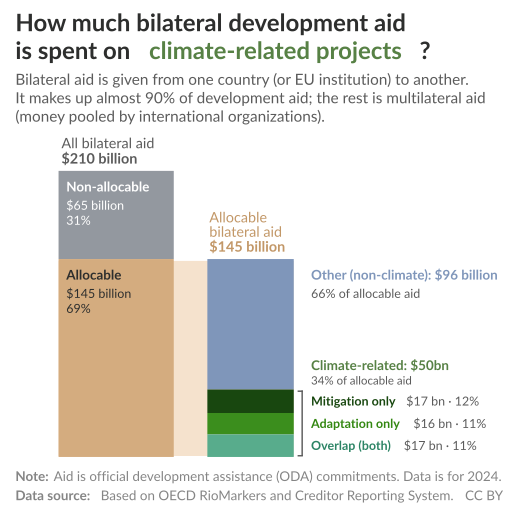

This chart was generated by the following Python code:
"""How much bilateral development aid is spent on climate-related projects?

Static chart for the article "How much development aid is spent on climate change?" (filename
`climate-related-bilateral-oda.png`). It shows DAC members' bilateral ODA commitments in the latest year as two
bars:

1. all bilateral aid, split into non-allocable aid (outside the scope of the Rio markers) and allocable aid;
2. allocable aid, split into non-climate aid and climate-related aid (mitigation only, adaptation only, both),
   with a bracket and a label for climate-related aid.

A data update of the 2024 frame drawn by hand in Figma (Charts (2026) file `s6Sv60bakebRRW2TxsMQbF`, page
"20261015 How much development aid is spent on climate-related projects? 2024 data (Hannah)", frame `29154:6`,
540 x 540). The design is unchanged, so this step reproduces that frame: its size, its slot positions, its type
sizes and its colors are copied from it (read with `use_figma`). Positions below are in frame px, y measured from
the top.

Data: table `climate_related_oda_by_donor` of `garden/oecd/2026-10-07/climate_related_official_development_assistance`,
entity "DAC members", latest year: total bilateral ODA (CRS), bilateral allocable ODA (RioMarkers) and climate-related
ODA split into mitigation only, adaptation only and both. The European Investment Bank is left out of all of them
(see the garden step).

Layout rules, all derived from the data:
- The left bar always spans y = 178 to 476 (298 px) for all bilateral aid, so the scale is 298 px over its total. The
  right bar uses the same scale and ends at 476.
- Labels inside a bar sit 8 px (name) and 28 px (values) below its top, at x = 69 (left bar) or 324 (right of the
  right bar). The heading above the right bar sits 51.07 px (name) and 22.07 px (value) above it.
- The climate segment labels are centered on their segments; the "Climate-related" label sits 33.68 px (name) and
  16.68 px (share) above the top of the climate segments, beside a bracket spanning them.

This step's PNG is a preview in Arial, which sets wider than the frame's Lato: there the "Data source" row touches
"CC BY", while in the frame it clears it by 18 px. The line-fit checks use Lato's widths.

Figma handoff
-------------
The frame is NOT an import of this step's SVG. It is a copy of the previous frame, with its numbers, texts and
positions set from this step's layout, which keeps every style binding of the hand-drawn original.

Where: Charts (2026) file `s6Sv60bakebRRW2TxsMQbF`, page "20261015 How much development aid is spent on
climate-related projects? 2024 data (Hannah)" (`29154:5`). Frames, left to right: the 2023 version (`29155:5`,
crossed out), the first 2024 version (`29154:6`, EIB included) and the current one (`29664:5`, EIB excluded), all
named `climate-related-bilateral-oda` (the exported filename). Leave older frames untouched.

To update it:
1. Duplicate the rightmost frame and place it 191 px to the right of it (`clone()`, then x = old x + 540 + 191).
2. Run this step and take the values it logs. With scale = 298 / total bilateral aid:
   allocable top = 178 + non-allocable x scale; climate top = allocable top + non-climate x scale; each climate
   segment's height = its value x scale (mitigation, then adaptation, then overlap; the last one ends at 476).
3. Set, by node name: "bar: Non-allocable" (y 178 to allocable top), "bar: Allocable" and "bar: Other
   (non-climate)" (from allocable top), "Rectangle 1" (the band: allocable top + 1.93 to 475), the three climate
   bars, "bracket: line" (climate top + 1 to 475) and "bracket: top tick" (y = climate top + 1); "bracket: bottom
   tick" stays at y 474.
4. Texts (load each node's fonts first; set `characters` only on single-style nodes):
   - "head: All bilateral aid value", "head: Allocable value" (y = allocable top - 22.07), "head: Bilateral
     allocable ODA" (y = allocable top - 51.07), "lbl: Non-allocable value", "lbl: Allocable" and "lbl: Other
     (non-climate)" (y = allocable top + 8), "lbl: Allocable value" and "lbl: Other value" (y = allocable top + 28),
     "lbl: Climate-related" (y = climate top - 33.68) and "lbl: Climate-related share" (y = climate top - 16.68).
   - The three climate segment labels mix a bold colored name with a regular value: edit the value with
     `deleteCharacters`/`insertCharacters` so both runs keep their styles, and center each on its segment
     (y = segment middle - 8).
   - Subtitle (in "Frame 36"): SUBTITLE_LINES joined with "\\n". Note: edit only the year, with
     `insertCharacters`, to keep "Note:" bold. The title and the "Data source" row do not change.
5. Check the frame against this step's PNG: the subtitle must stay at 3 lines (57 px tall), and the Note at one.

Styles in the frame, by name (keys in brackets): background "Website/Background/White"; title "Instagram/Title"
(Playfair Display SemiBold 25/29, "climate-related projects" in #578145); subtitle "Instagram/Subtitle" (Lato 16);
footer "Instagram/Source" (Lato 14/16, labels in bold); bar fills: mitigation "Default Palette/Dark Olive Green",
adaptation "Default Palette/Lime", overlap "Default Palette/Light Teal"; segment names "Default Palette/Dark Olive
Green", "Line and Slope Charts/Lime" and "Line and Slope Charts/Light Teal"; "Climate-related" label "Default
Palette/Olive Green"; values and bracket "Text/Gray 80". The other fills (#93989f, #d4ac7f, #f5e2cd, #c29767,
#7f96ba) are not bound to styles.
"""

import logging
from pathlib import Path

import matplotlib
import matplotlib.pyplot as plt
from matplotlib.font_manager import FontProperties, findfont
from matplotlib.patches import Rectangle
from matplotlib.textpath import TextPath

from etl.helpers import PathFinder
from etl.viz.static import apply_svg_rcparams, export_frame

paths = PathFinder(__file__)
apply_svg_rcparams()

# Fonts: emit Lato (what the frame uses) and measure/draw with what is installed. See
# `.claude/skills/create-static-viz/reference/WRITING-THE-STEP.md`.
EMITTED_FONT_STACK = ["Lato", "Arial", "Helvetica", "Liberation Sans", "sans-serif"]
MEASURED_FONT_STACK = ["Arial", "Helvetica", "Liberation Sans", "DejaVu Sans", "sans-serif"]
matplotlib.rcParams["font.family"] = "sans-serif"
matplotlib.rcParams["font.sans-serif"] = EMITTED_FONT_STACK
_OPTIONAL_FACES = tuple({*EMITTED_FONT_STACK, *MEASURED_FONT_STACK})
logging.getLogger("matplotlib.font_manager").addFilter(
    lambda record: (
        "Falling back" in record.getMessage()
        or not any(f"Font family '{face}' not found" in record.getMessage() for face in _OPTIONAL_FACES)
    )
)
_DRAWN_FACE = findfont(FontProperties(family=EMITTED_FONT_STACK))
_MEASURED_FACE = findfont(FontProperties(family=MEASURED_FONT_STACK))
assert _DRAWN_FACE == _MEASURED_FACE, f"draws {Path(_DRAWN_FACE).name}, measures {Path(_MEASURED_FACE).name}"

ENTITY = "DAC members"

# Frame.
FRAME_W, FRAME_H = 540, 540
MARGIN = 16
PX_PER_INCH = 100
PT_PER_PX = 0.72
# Lato's line height when Figma's is AUTO, as a multiple of the font size.
AUTO_LINE_HEIGHT = 1.2
# Lato is narrower than Arial (TEMPLATES.md): about 0.8% at 16 px (the subtitle), 2.4% in regular and 6.6% in bold at
# footer sizes. Line-fit checks use these, so they judge the width the frame will set, not the step's own.
LATO_WIDTH_RATIO = 0.992
LATO_FOOTER_RATIO = {False: 0.976, True: 0.934}
# Smallest gap between the source and the license on their shared row.
LICENSE_GAP = 8

# Bars: left bar (all bilateral aid) and right bar (allocable aid), and the band joining them.
LEFT_X, LEFT_W = 61, 120
RIGHT_X, RIGHT_W = 216, 90
BARS_TOP, BARS_BOTTOM = 178, 476
BAND_X0, BAND_X1, BAND_TOP_OFFSET, BAND_BOTTOM = 61, 306, 1.93, 475

# Labels.
LEFT_LABEL_X, RIGHT_LABEL_X, RIGHT_HEAD_X = 69, 324, 218
NAME_OFFSET, VALUE_OFFSET = 8, 28  # below the top of a segment
HEAD_NAME_ABOVE, HEAD_VALUE_ABOVE = 51.07, 22.07  # above the top of the right bar
CLIMATE_NAME_ABOVE, CLIMATE_SHARE_ABOVE = 33.68, 16.68  # above the top of the climate segments
SEGMENT_LABEL_H = 16  # box height of a climate segment label, centered on its segment
ALL_HEAD_Y, ALL_VALUE_Y = 140, 156

# Bracket beside the climate segments.
BRACKET_X, BRACKET_TICK_X, BRACKET_W, BRACKET_TICK_W = 314, 310, 1.5, 5.5

# Header and footer.
TITLE_Y, TITLE_LINE_PX, TITLE_SIZE = 9, 29, 25
SUBTITLE_Y, SUBTITLE_SIZE = 9 + 58 + 6, 16  # below a two-line title, 6 px apart
SUBTITLE_MAX_LINES = 3  # a fourth line would run into the heading above the left bar
CONTENT_W = FRAME_W - 2 * MARGIN
NOTE_Y, SOURCE_Y, FOOTER_LINE_PX, FOOTER_SIZE = 488, 508, 16, 14

# Colors, read off the 2024 frame (the library styles they are bound to are listed in the Figma handoff).
TITLE_COLOR = "#2d2e2d"
TITLE_HIGHLIGHT = "#578145"
TEXT_COLOR = "#5b5b5b"
FOOTER_COLOR = "#858585"
COLORS = {
    "non_allocable": "#93989f",
    "allocable": "#d4ac7f",
    "band": "#f5e2cd",
    "allocable_head": "#c29767",
    "non_climate": "#7f96ba",
    "climate": "#578145",
}
# Climate segments, bottom to top of the stack drawn here as top to bottom:
# (column, label, segment fill, label color).
CLIMATE_SEGMENTS = [
    ("mitigation_only", "Mitigation only", "#18470f", "#18470f"),
    ("adaptation_only", "Adaptation only", "#3b8e1d", "#338711"),
    ("mitigation_and_adaptation", "Overlap (both)", "#58ac8c", "#2c8465"),
]

# Texts.
TITLE_LINES = [
    [("How much bilateral development aid", TITLE_COLOR)],
    [("is spent on ", TITLE_COLOR), ("climate-related projects", TITLE_HIGHLIGHT), ("?", TITLE_COLOR)],
]
# NOTE: "Almost 90%" is DAC members' bilateral ODA commitments (CRS, $210 billion in 2024) as a share of all their ODA
# commitments, counting EU institutions as a donor and leaving out the DAC countries' contributions to them, so the
# same money is not counted twice (DAC1, $238 billion in 2024: DAC countries' total, minus their contributions to EU
# institutions, plus EU institutions' total, minus the EIB). It comes from another dataset, so check it at each update.
# Broken by hand, as in the frame: the second sentence starts its own line (Lato widths 473, 491 and 323 of 508 px).
SUBTITLE_LINES = [
    "Bilateral aid is given from one country (or EU institution) to another.",
    "It makes up almost 90% of development aid; the rest is multilateral aid",
    "(money pooled by international organizations).",
]
SOURCE = "Based on OECD RioMarkers and Creditor Reporting System."
# The data products the source line names, which the plotted indicators must come from.
SOURCE_PRODUCTS = ["RioMarkers", "Creditor Reporting System"]
LICENSE = "CC BY"


def run() -> None:
    #
    # Load inputs.
    #
    tb = paths.load_dataset("climate_related_official_development_assistance").read("climate_related_oda_by_donor")

    #
    # Process data.
    #
    tb = tb[tb["country"] == ENTITY]
    year = int(tb["year"].max())
    row = tb[tb["year"] == year].iloc[0]
    values = {
        column: float(row[column]) / 1e9
        for column in ["oda_bilateral_total", "oda_bilateral_allocable", "climate_related", "non_climate"]
        + [column for column, *_ in CLIMATE_SEGMENTS]
    }
    values["non_allocable"] = values["oda_bilateral_total"] - values["oda_bilateral_allocable"]
    sanity_check_inputs(values)
    sanity_check_source(tb)
    paths.log.info(f"{ENTITY} in {year}: " + ", ".join(f"{k} {v:.2f}bn" for k, v in values.items()))

    #
    # Save outputs.
    #
    fig = create_visualization(values, year)
    export_frame(paths, fig, paths.short_name, template="mobile-square")
    plt.close(fig)


def sanity_check_inputs(values: dict[str, float]) -> None:
    """Each bar must add up to its total, so the stacks close at the bottom of the bars."""
    # The data is stored as float32, so sums agree to about a millionth, not exactly.
    tolerance = 1e-5 * values["oda_bilateral_total"]
    segments = sum(values[column] for column, *_ in CLIMATE_SEGMENTS)
    assert abs(segments - values["climate_related"]) < tolerance, (
        "Climate segments do not add up to climate-related ODA."
    )
    assert abs(values["non_climate"] + values["climate_related"] - values["oda_bilateral_allocable"]) < tolerance, (
        "Non-climate and climate-related ODA do not add up to allocable ODA."
    )
    assert 0 < values["non_allocable"] < values["oda_bilateral_total"], "Unexpected non-allocable ODA."
    # Plausible magnitudes (US$ billions), so a unit change upstream fails here.
    assert 150 < values["oda_bilateral_total"] < 300, "Unexpected total bilateral ODA."


def sanity_check_source(tb) -> None:
    """The source line names the two data products; the plotted indicators must come from them."""
    titles = {
        origin.title
        for column in ["oda_bilateral_total", "oda_bilateral_allocable", "climate_related"]
        for origin in tb[column].metadata.origins
    }
    for product in SOURCE_PRODUCTS:
        assert any(product in title for title in titles), f"No origin from {product}: update SOURCE."


# ---------------------------------------------------------------------------
# Drawing
# ---------------------------------------------------------------------------


def create_visualization(values: dict[str, float], year: int):
    fig = plt.figure(figsize=(FRAME_W / PX_PER_INCH, FRAME_H / PX_PER_INCH))
    fig.patch.set_facecolor("white")  # the PNG stays legible; the SVG is saved transparent

    draw_header(fig)

    # Scale: the left bar spans the same height every year.
    scale = (BARS_BOTTOM - BARS_TOP) / values["oda_bilateral_total"]
    allocable_top = BARS_TOP + values["non_allocable"] * scale
    climate_top = allocable_top + values["non_climate"] * scale

    # Band joining the two bars, behind them.
    rect(fig, BAND_X0, allocable_top + BAND_TOP_OFFSET, BAND_X1, BAND_BOTTOM, COLORS["band"], "band__allocable")

    # Left bar: all bilateral aid.
    text(fig, LEFT_LABEL_X - 5, ALL_HEAD_Y, 15, "All bilateral aid", TEXT_COLOR, "head__all")
    text(
        fig,
        LEFT_LABEL_X - 5,
        ALL_VALUE_Y,
        15,
        billions(values["oda_bilateral_total"]),
        TEXT_COLOR,
        "head__all-value",
        bold=True,
    )
    for key, top, bottom, name, label_color in [
        ("non-allocable", BARS_TOP, allocable_top, "Non-allocable", "#ffffff"),
        ("allocable", allocable_top, BARS_BOTTOM, "Allocable", TITLE_COLOR),
    ]:
        column = "non_allocable" if key == "non-allocable" else "oda_bilateral_allocable"
        rect(fig, LEFT_X, top, LEFT_X + LEFT_W, bottom, COLORS[column.replace("oda_bilateral_", "")], f"bar__{key}")
        text(fig, LEFT_LABEL_X, top + NAME_OFFSET, 14, name, label_color, f"label__{key}", bold=True)
        lines = [billions(values[column]), percent(values[column], values["oda_bilateral_total"])]
        multiline(fig, LEFT_LABEL_X, top + VALUE_OFFSET, 13, lines, label_color, f"label__{key}-value")

    # Right bar: allocable aid. Heading above it.
    multiline(
        fig,
        RIGHT_HEAD_X,
        allocable_top - HEAD_NAME_ABOVE,
        15,
        ["Allocable", "bilateral aid"],
        COLORS["allocable_head"],
        "head__allocable",
        line_px=15,
    )
    text(
        fig,
        RIGHT_HEAD_X,
        allocable_top - HEAD_VALUE_ABOVE,
        15,
        billions(values["oda_bilateral_allocable"]),
        COLORS["allocable_head"],
        "head__allocable-value",
        bold=True,
    )

    # Non-climate segment and its label.
    rect(fig, RIGHT_X, allocable_top, RIGHT_X + RIGHT_W, climate_top, COLORS["non_climate"], "bar__non-climate")
    text(
        fig,
        RIGHT_LABEL_X,
        allocable_top + NAME_OFFSET,
        14,
        f"Other (non-climate): {billions(values['non_climate'])}",
        COLORS["non_climate"],
        "label__non-climate",
        bold=True,
    )
    text(
        fig,
        RIGHT_LABEL_X,
        allocable_top + VALUE_OFFSET,
        13,
        f"{percent(values['non_climate'], values['oda_bilateral_allocable'])} of allocable aid",
        TEXT_COLOR,
        "label__non-climate-value",
    )

    # Climate segments, each labeled beside its middle.
    top = climate_top
    for column, name, fill, label_color in CLIMATE_SEGMENTS:
        bottom = top + values[column] * scale
        key = name.lower().split(" (")[0].replace(" ", "-")
        rect(fig, RIGHT_X, top, RIGHT_X + RIGHT_W, bottom, fill, f"bar__{key}")
        label_top = (top + bottom) / 2 - SEGMENT_LABEL_H / 2
        value = f"{short_billions(values[column])} · {percent(values[column], values['oda_bilateral_allocable'])}"
        runs(
            fig,
            RIGHT_LABEL_X,
            label_top,
            13,
            [(f"{name}  ", label_color, True), (value, TEXT_COLOR, False)],
            f"label__{key}",
        )
        top = bottom
    assert abs(top - BARS_BOTTOM) < 0.01, "The right bar does not end where the left one does."

    # Bracket and label for all climate-related aid.
    rect(fig, BRACKET_X, climate_top + 1, BRACKET_X + BRACKET_W, BARS_BOTTOM - 1, TEXT_COLOR, "bracket__line")
    rect(
        fig,
        BRACKET_TICK_X,
        climate_top + 1,
        BRACKET_TICK_X + BRACKET_TICK_W,
        climate_top + 2.5,
        TEXT_COLOR,
        "bracket__top",
    )
    rect(
        fig,
        BRACKET_TICK_X,
        BARS_BOTTOM - 2,
        BRACKET_TICK_X + BRACKET_TICK_W,
        BARS_BOTTOM - 0.5,
        TEXT_COLOR,
        "bracket__bottom",
    )
    climate_value = values["climate_related"]
    text(
        fig,
        RIGHT_LABEL_X,
        climate_top - CLIMATE_NAME_ABOVE,
        14,
        f"Climate-related: {short_billions(climate_value, space=False)}",
        COLORS["climate"],
        "label__climate-related",
        bold=True,
    )
    text(
        fig,
        RIGHT_LABEL_X,
        climate_top - CLIMATE_SHARE_ABOVE,
        12,
        f"{percent(climate_value, values['oda_bilateral_allocable'])} of allocable aid",
        TEXT_COLOR,
        "label__climate-related-share",
    )

    draw_footer(fig, year)
    return fig


def draw_header(fig) -> None:
    """Title (two lines, with a highlighted run) and subtitle (three lines)."""
    for i, line in enumerate(TITLE_LINES):
        runs(
            fig,
            MARGIN,
            TITLE_Y + i * TITLE_LINE_PX,
            TITLE_SIZE,
            [(s, color, True) for s, color in line],
            f"header__title-{i}",
            line_px=TITLE_LINE_PX,
        )
    assert len(SUBTITLE_LINES) <= SUBTITLE_MAX_LINES, "The subtitle has too many lines; shorten it."
    for line in SUBTITLE_LINES:
        width = text_width(line, SUBTITLE_SIZE) * LATO_WIDTH_RATIO
        assert width <= CONTENT_W, f"Subtitle line wraps in the frame ({width:.0f} px): {line!r}"
    multiline(fig, MARGIN, SUBTITLE_Y, SUBTITLE_SIZE, SUBTITLE_LINES, TEXT_COLOR, "header__subtitle")


def draw_footer(fig, year: int) -> None:
    """Note and source on their own rows, the license right-aligned on the source row."""
    note = f"Aid is official development assistance (ODA) commitments. Data is for {year}."
    runs(
        fig,
        MARGIN,
        NOTE_Y,
        FOOTER_SIZE,
        [("Note: ", FOOTER_COLOR, True), (note, FOOTER_COLOR, False)],
        "footer__note",
        line_px=FOOTER_LINE_PX,
    )
    runs(
        fig,
        MARGIN,
        SOURCE_Y,
        FOOTER_SIZE,
        [("Data source: ", FOOTER_COLOR, True), (SOURCE, FOOTER_COLOR, False)],
        "footer__source",
        line_px=FOOTER_LINE_PX,
    )
    fig.text(
        fx(FRAME_W - MARGIN),
        fy(baseline(SOURCE_Y, FOOTER_LINE_PX, FOOTER_SIZE)),
        LICENSE,
        fontsize=FOOTER_SIZE * PT_PER_PX,
        color=FOOTER_COLOR,
        ha="right",
        va="baseline",
        gid="footer__license",
    )
    for row, lead, body in [("note", "Note: ", note), ("source", "Data source: ", SOURCE)]:
        width = (
            advance(lead, FOOTER_SIZE, True) * LATO_FOOTER_RATIO[True]
            + text_width(body, FOOTER_SIZE) * LATO_FOOTER_RATIO[False]
        )
        limit = CONTENT_W - (text_width(LICENSE, FOOTER_SIZE) + LICENSE_GAP if row == "source" else 0)
        assert width <= limit, f"The {row} row no longer fits one line ({width:.0f} px of {limit:.0f})."


# ---------------------------------------------------------------------------
# Helpers
# ---------------------------------------------------------------------------


def billions(value: float) -> str:
    return f"${value:.0f} billion"


def short_billions(value: float, space: bool = True) -> str:
    return f"${value:.0f}{' ' if space else ''}bn"


def percent(part: float, whole: float) -> str:
    return f"{part / whole * 100:.0f}%"


def fx(x_px: float) -> float:
    return x_px / FRAME_W


def fy(y_px: float) -> float:
    return 1 - y_px / FRAME_H


def prop(size_px: float, bold: bool = False) -> FontProperties:
    return FontProperties(family=MEASURED_FONT_STACK, size=size_px * PT_PER_PX, weight="bold" if bold else "normal")


def text_width(s: str, size_px: float, bold: bool = False) -> float:
    """Ink width of `s` in frame px."""
    return TextPath((0, 0), s, prop=prop(size_px, bold)).get_extents().width / PT_PER_PX


def advance(s: str, size_px: float, bold: bool = False) -> float:
    """Advance of a run, trailing spaces included (a sentinel glyph keeps them from being trimmed)."""
    return text_width(s + "|", size_px, bold) - text_width("|", size_px, bold)


def cap_height(size_px: float) -> float:
    return TextPath((0, 0), "0", prop=prop(size_px)).get_extents().ymax / PT_PER_PX


def baseline(top: float, line_px: float, size_px: float) -> float:
    """Baseline of a line whose box starts at `top`, with the cap height centered in the line box."""
    return top + line_px / 2 + cap_height(size_px) / 2


def text(fig, x: float, top: float, size: float, s: str, color: str, gid: str, bold: bool = False) -> None:
    """One line of text whose box (at Lato's auto line height) starts at `top`."""
    fig.text(
        fx(x),
        fy(baseline(top, size * AUTO_LINE_HEIGHT, size)),
        s,
        fontsize=size * PT_PER_PX,
        color=color,
        fontweight="bold" if bold else "normal",
        ha="left",
        va="baseline",
        gid=gid,
    )


def multiline(
    fig, x: float, top: float, size: float, lines: list[str], color: str, gid: str, line_px: float | None = None
) -> None:
    """Several lines, one call per line (named `<gid>`, `<gid>-line1`, ...), at Figma's line pitch."""
    line_px = line_px or size * AUTO_LINE_HEIGHT
    for i, line in enumerate(lines):
        fig.text(
            fx(x),
            fy(baseline(top + i * line_px, line_px, size)),
            line,
            fontsize=size * PT_PER_PX,
            color=color,
            ha="left",
            va="baseline",
            gid=gid if i == 0 else f"{gid}-line{i}",
        )


def runs(
    fig, x: float, top: float, size: float, parts: list[tuple[str, str, bool]], gid: str, line_px: float | None = None
) -> None:
    """A row of runs in different colors or weights, laid out by advance. No run may start with a space."""
    line_px = line_px or size * AUTO_LINE_HEIGHT
    for i, (s, color, bold) in enumerate(parts):
        assert not s.startswith(" "), f"run {s!r} starts with a space"
        fig.text(
            fx(x),
            fy(baseline(top, line_px, size)),
            s.rstrip(),
            fontsize=size * PT_PER_PX,
            color=color,
            fontweight="bold" if bold else "normal",
            ha="left",
            va="baseline",
            gid=f"{gid}-{i}",
        )
        x += advance(s, size, bold)


def rect(fig, x0: float, top: float, x1: float, bottom: float, color: str, gid: str) -> None:
    fig.add_artist(
        Rectangle(
            (fx(x0), fy(bottom)),
            (x1 - x0) / FRAME_W,
            (bottom - top) / FRAME_H,
            facecolor=color,
            edgecolor="none",
            gid=gid,
        )
    )
